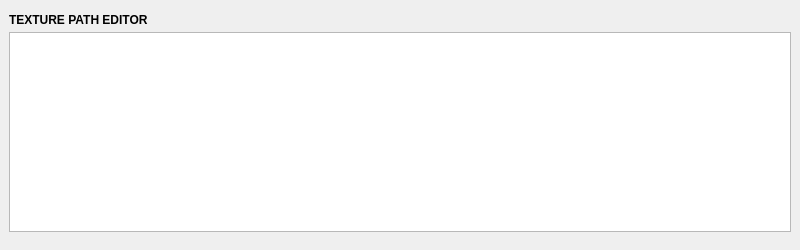
<?xml version="1.0" encoding="UTF-8"?>
<ui version="4.0">
 <class>QtUi</class>
 <widget class="QMainWindow" name="QtUi">
  <property name="enabled">
   <bool>true</bool>
  </property>
  <property name="geometry">
   <rect>
    <x>0</x>
    <y>0</y>
    <width>800</width>
    <height>250</height>
   </rect>
  </property>
  <property name="tabShape">
   <enum>QTabWidget::Triangular</enum>
  </property>
  <property name="dockNestingEnabled">
   <bool>true</bool>
  </property>
  <property name="dockOptions">
   <set>QMainWindow::AllowNestedDocks|QMainWindow::AllowTabbedDocks|QMainWindow::AnimatedDocks|QMainWindow::ForceTabbedDocks</set>
  </property>
  <widget class="QWidget" name="central_widget">
   <property name="minimumSize">
    <size>
     <width>800</width>
     <height>250</height>
    </size>
   </property>
   <layout class="QVBoxLayout" name="verticalLayout">
    <item>
     <layout class="QVBoxLayout" name="main_layout">
      <property name="spacing">
       <number>1</number>
      </property>
      <property name="sizeConstraint">
       <enum>QLayout::SetFixedSize</enum>
      </property>
      <item>
       <widget class="Header" name="header">
        <property name="minimumSize">
         <size>
          <width>0</width>
          <height>22</height>
         </size>
        </property>
        <property name="maximumSize">
         <size>
          <width>9999</width>
          <height>22</height>
         </size>
        </property>
        <property name="font">
         <font>
          <weight>75</weight>
          <bold>true</bold>
         </font>
        </property>
        <property name="text">
         <string>TEXTURE PATH EDITOR</string>
        </property>
       </widget>
      </item>
      <item>
       <widget class="TableWidget" name="tbl000">
        <property name="minimumSize">
         <size>
          <width>0</width>
          <height>200</height>
         </size>
        </property>
       </widget>
      </item>
      <item>
       <spacer name="verticalSpacer">
        <property name="orientation">
         <enum>Qt::Vertical</enum>
        </property>
        <property name="sizeHint" stdset="0">
         <size>
          <width>0</width>
          <height>10</height>
         </size>
        </property>
       </spacer>
      </item>
     </layout>
    </item>
   </layout>
  </widget>
 </widget>
 <customwidgets>
  <customwidget>
   <class>Header</class>
   <extends>QLabel</extends>
   <header>uitk.widgets.header.Header.h</header>
  </customwidget>
  <customwidget>
   <class>TableWidget</class>
   <extends>QTableWidget</extends>
   <header>uitk.widgets.tableWidget.TableWidget.h</header>
  </customwidget>
 </customwidgets>
 <resources/>
 <connections/>
 <designerdata>
  <property name="gridDeltaX">
   <number>5</number>
  </property>
  <property name="gridDeltaY">
   <number>5</number>
  </property>
  <property name="gridSnapX">
   <bool>true</bool>
  </property>
  <property name="gridSnapY">
   <bool>true</bool>
  </property>
  <property name="gridVisible">
   <bool>true</bool>
  </property>
 </designerdata>
</ui>
